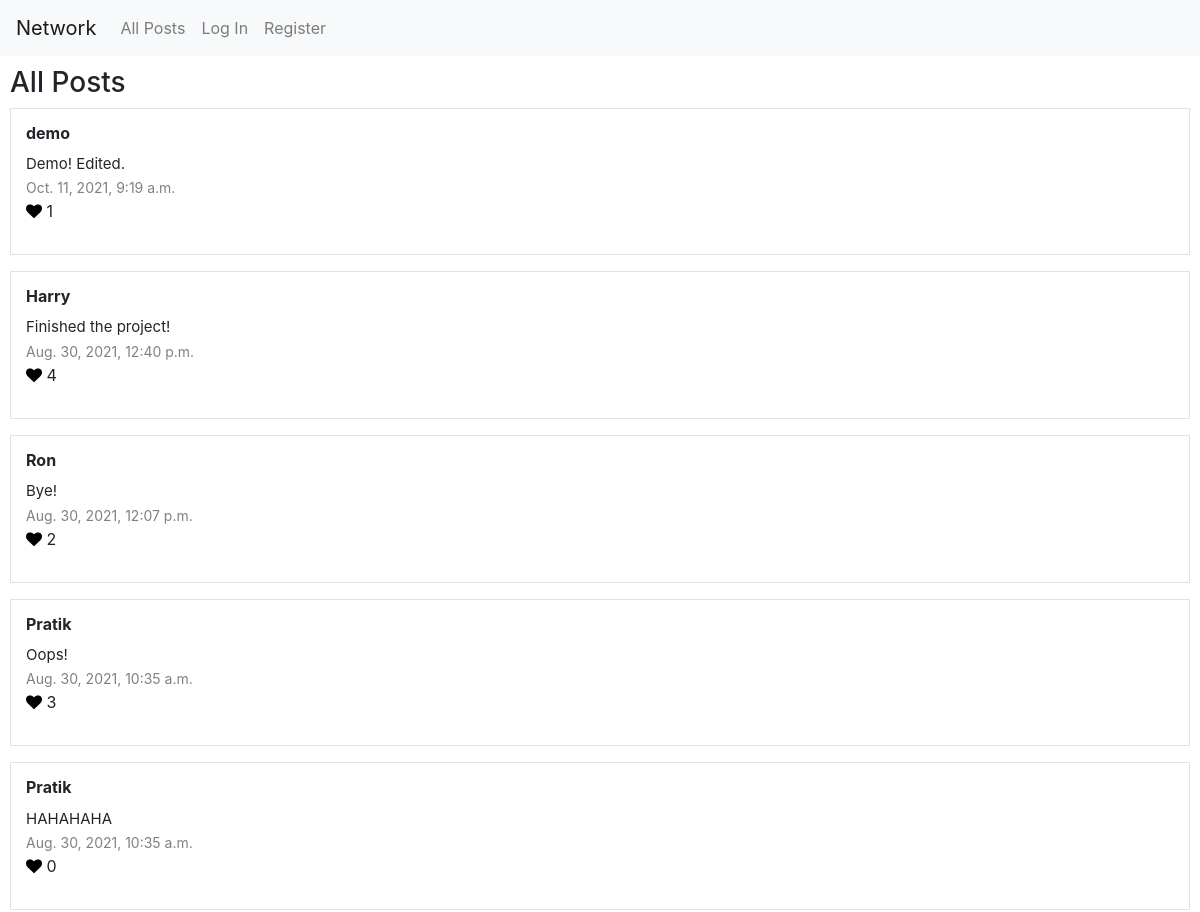
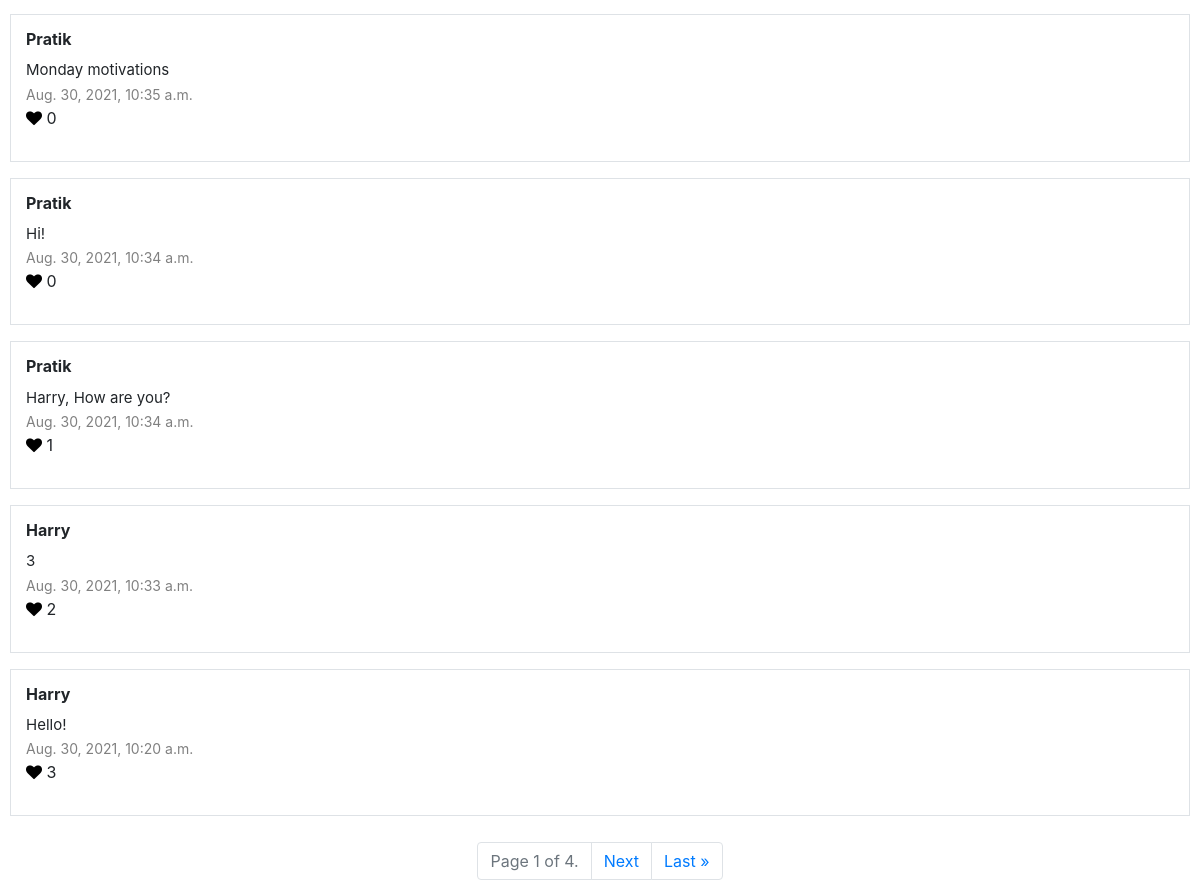
The page / on the database its author committed (2 pictures, top to bottom).
### network/models.py (models this page shows, shortened)
class Post(models.Model):
    uploader = models.ForeignKey(
        User,
        on_delete=models.CASCADE,
        related_name="post_uploader"
    )
    body = models.TextField(blank=True)
    timestamp = models.DateTimeField(auto_now_add=True)
    likes = models.ManyToManyField(
        User,
        related_name="post_liked"
    )
    class Meta:
        ordering = ['-timestamp']

class User(AbstractUser):
    following = models.ManyToManyField(
        "User",
        related_name="followers"
    )

### network/views.py (the view, shortened to what this page needs)
# urls.py: path("", views.index, name="index"),
@csrf_exempt
def index(request):
    user = request.user
    msg = ""
    posts = Post.objects.all()
    paginator = Paginator(posts, 10)
    page_number = request.GET.get('page')
    page_obj = paginator.get_page(page_number)
    posts = page_obj.object_list
    new_post = False
    if page_number is None or page_number == '1':
        new_post = True
    return render(request, "network/index.html", {
        "new_post": new_post,
        "posts": posts,
        "page_obj": page_obj,
        "msg": msg
    })

### network/templates/network/index.html (shortened to what this page needs)
{% extends "network/layout.html" %}
{% load static %}
{% block body %}
    <div style="padding: 10px;">
        <h3>All Posts</h3>
        {% for post in posts %}
            <div class="mb-3 border" style="padding: 15px;">
                {% if user.is_authenticated %}
                <a href="{% url 'profile' post.uploader.id %}" style="color: black;">
                    <h6>
                        <strong>{{ post.uploader.username }}</strong>
                    </h6>
                </a>
                {% else %}
                    <h6><strong>{{ post.uploader.username }}</strong></h6>
                {% endif %}
                <p>
                    <span id="body-{{ post.id }}" style="font-size: 15px;">{{ post.body }}</span>
                    <br />
                    <span style="color: gray; font-size: 14px;">
                        {{ post.timestamp }}
                    </span>
                    <br />
                    {% if user.is_authenticated %}
                        {% if user in post.likes.all %}
                            <span>
                                <i class="fa fa-heart" style="color:red; cursor: pointer;" id="like-btn-{{ post.id }}" onclick="like('{{ post.id }}')"></i>
                            </span>
                        {% else %}
                            <span>
                                <i class="fa fa-heart" style="color:black; cursor: pointer;" id="like-btn-{{ post.id }}" onclick="like('{{ post.id }}')"></i>
                            </span>
                        {% endif %}
                    {% else %}
                        <span>
                            <i class="fa fa-heart" style="color:black; cursor: pointer;"></i>
                        </span>
                    {% endif %}
                    <span id="like-count-{{ post.id }}">
                        {{ post.likes.all.count }}
                    </span>
                </p>
            </div>
        {% endfor %}
    </div>
    <nav aria-label="Page navigation example">
        <ul class="pagination justify-content-center">
            <li class="page-item disabled">
                <a class="page-link" href="#" tabindex="-1" aria-disabled="true">Page {{ page_obj.number }} of {{ page_obj.paginator.num_pages }}.</a>
            </li>
        {% if page_obj.has_next %}
            <li class="page-item"><a class="page-link" href="?page={{ page_obj.next_page_number }}">Next</a></li>
            <li class="page-item"><a class="page-link" href="?page={{ page_obj.paginator.num_pages }}">Last &raquo;</a></li>
        {% endif %}
        </ul>
    </nav>
{% endblock %}

### rows shown on the page
Post: uploader.username "demo", body "Demo! Edited.", timestamp "Oct. 11, 2021, 9:19 a.m.", likes.all.count "1"
Post: uploader.username "Harry", body "Finished the project!", timestamp "Aug. 30, 2021, 12:40 p.m.", likes.all.count "4"
Post: uploader.username "Ron", body "Bye!", timestamp "Aug. 30, 2021, 12:07 p.m.", likes.all.count "2"
Post: uploader.username "Pratik", body "Oops!", timestamp "Aug. 30, 2021, 10:35 a.m.", likes.all.count "3"
Post: uploader.username "Pratik", body "HAHAHAHA", timestamp "Aug. 30, 2021, 10:35 a.m.", likes.all.count "0"
Post: uploader.username "Pratik", body "Monday motivations", timestamp "Aug. 30, 2021, 10:35 a.m.", likes.all.count "0"
Post: uploader.username "Pratik", body "Hi!", timestamp "Aug. 30, 2021, 10:34 a.m.", likes.all.count "0"
Post: uploader.username "Pratik", body "Harry, How are you?", timestamp "Aug. 30, 2021, 10:34 a.m.", likes.all.count "1"
Post: uploader.username "Harry", body "3", timestamp "Aug. 30, 2021, 10:33 a.m.", likes.all.count "2"
Post: uploader.username "Harry", body "Hello!", timestamp "Aug. 30, 2021, 10:20 a.m.", likes.all.count "3"

### other values the page prints
{{ page_obj.number }} "1"
{{ page_obj.paginator.num_pages }} "4"
